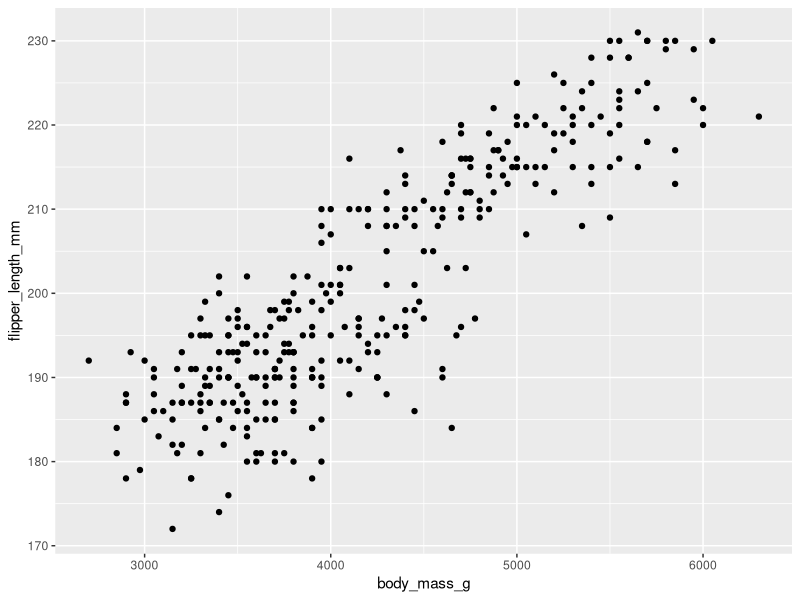
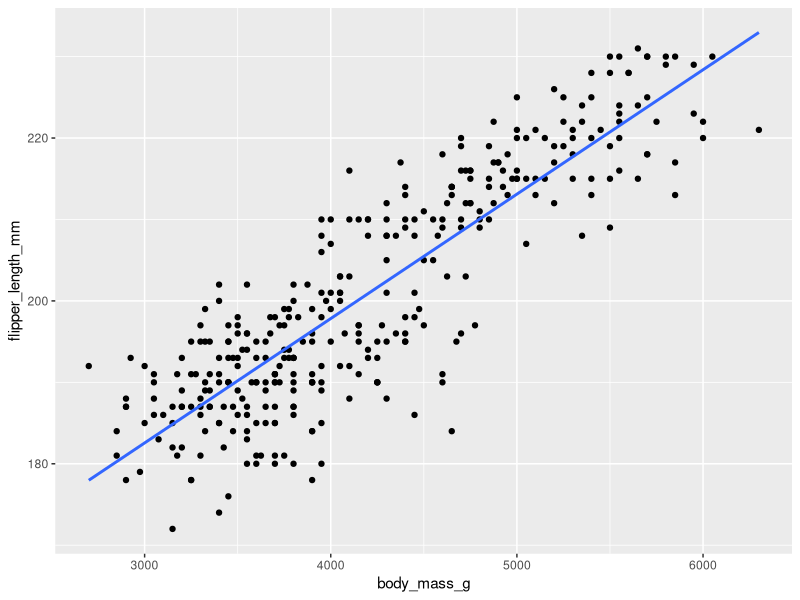
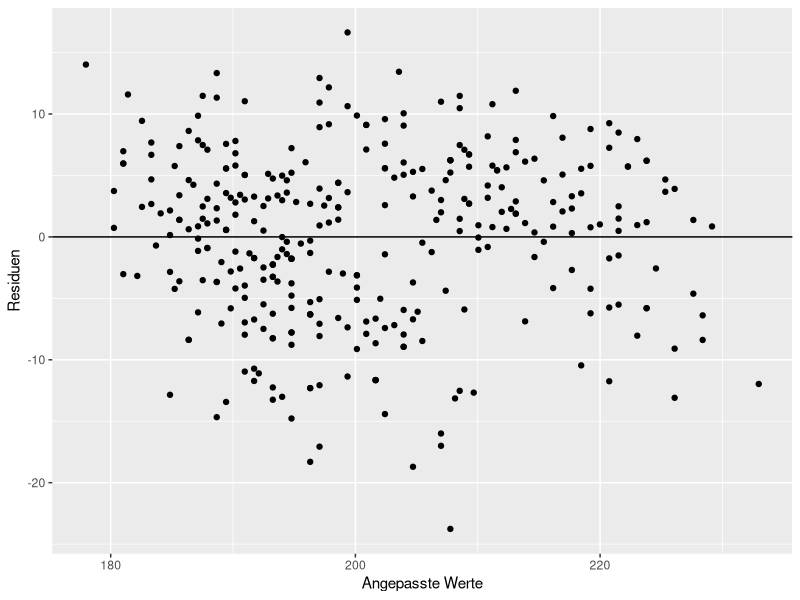
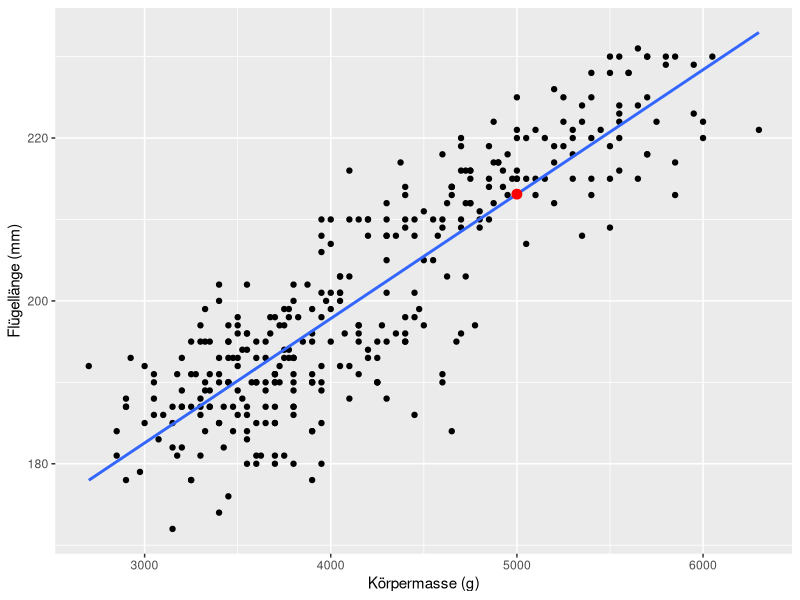

Here is the R script that generated these plots, in order:
## ---- chunk 1
#| echo: false
#| message: false
#| warning: false
library(tidyverse)
library(kableExtra)
library(palmerpenguins)
library(broom)
## ---- chunk 2
#| echo: true
ggplot(data = penguins, mapping = aes(x = body_mass_g, y = flipper_length_mm)) +
  geom_point()
## ---- chunk 3
#| echo: true
ggplot(data = penguins, mapping = aes(x = body_mass_g, y = flipper_length_mm)) +
  geom_point() +
  geom_smooth(method = 'lm', se = FALSE)
## ---- chunk 4
#| echo: true
mod <- lm(formula = flipper_length_mm ~ body_mass_g, data = penguins, na.action = na.exclude)
## ---- chunk 5
mod %>% 
  tidy()
## ---- chunk 6
penguins <- penguins %>% 
  mutate(residuals = residuals(mod),
         fitted = fitted(mod))
## ---- chunk 7
ggplot(data = penguins, mapping = aes(x = fitted, y = residuals)) +
  geom_point() +
  geom_hline(yintercept = 0) +
  labs(x = 'Angepasste Werte', y = 'Residuen')
## ---- chunk 8
mod %>%
  glance()
## ---- chunk 9
#| echo: false

#mod <- lm(flipper_length_mm ~ body_mass_g + sex, data = penguins, na.action = na.exclude)

#qqnorm(residuals(mod));qqline(residuals(mod))

## ---- chunk 10
#| warning: false
#| message: false
#| echo: false
new_data <- data.frame(body_mass_g = 5000)
vorhersage <- augment(mod, newdata = new_data)
ggplot(data = penguins, mapping = aes(x = body_mass_g, y = flipper_length_mm)) +
  geom_point() +
  geom_smooth(method = 'lm', se = FALSE) +
  geom_point(data = vorhersage, aes(y = .fitted), size = 3, color = "red") +
  labs(x = 'Körpermasse (g)', y = 'Flügellänge (mm)')
